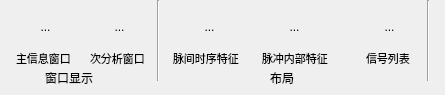
     <widget class="QWidget" name="tab_4">
      <attribute name="title">
       <string>视图</string>
      </attribute>
      <widget class="Line" name="line_11">
       <property name="geometry">
        <rect>
         <x>150</x>
         <y>0</y>
         <width>16</width>
         <height>81</height>
        </rect>
       </property>
       <property name="orientation">
        <enum>Qt::Vertical</enum>
       </property>
      </widget>
      <widget class="Line" name="line_12">
       <property name="geometry">
        <rect>
         <x>420</x>
         <y>0</y>
         <width>16</width>
         <height>81</height>
        </rect>
       </property>
       <property name="orientation">
        <enum>Qt::Vertical</enum>
       </property>
      </widget>
      <widget class="QLabel" name="label_15">
       <property name="geometry">
        <rect>
         <x>45</x>
         <y>70</y>
         <width>72</width>
         <height>15</height>
        </rect>
       </property>
       <property name="text">
        <string>窗口显示</string>
       </property>
      </widget>
      <widget class="QLabel" name="label_16">
       <property name="geometry">
        <rect>
         <x>270</x>
         <y>70</y>
         <width>41</width>
         <height>16</height>
        </rect>
       </property>
       <property name="text">
        <string>布局</string>
       </property>
      </widget>
      <widget class="QToolButton" name="toolButton_cfxc">
       <property name="geometry">
        <rect>
         <x>100</x>
         <y>8</y>
         <width>39</width>
         <height>38</height>
        </rect>
       </property>
       <property name="text">
        <string>...</string>
       </property>
       <property name="icon">
        <iconset resource="res.qrc">
         <normaloff>:/new/icon/images/cifenxichuang.png</normaloff>:/new/icon/images/cifenxichuang.png</iconset>
       </property>
       <property name="iconSize">
        <size>
         <width>32</width>
         <height>32</height>
        </size>
       </property>
       <property name="autoRaise">
        <bool>true</bool>
       </property>
      </widget>
      <widget class="QToolButton" name="toolButton_zfxc">
       <property name="geometry">
        <rect>
         <x>26</x>
         <y>8</y>
         <width>39</width>
         <height>38</height>
        </rect>
       </property>
       <property name="text">
        <string>...</string>
       </property>
       <property name="icon">
        <iconset resource="res.qrc">
         <normaloff>:/new/icon/images/zhuxinxichuang.png</normaloff>:/new/icon/images/zhuxinxichuang.png</iconset>
       </property>
       <property name="iconSize">
        <size>
         <width>32</width>
         <height>32</height>
        </size>
       </property>
       <property name="autoRaise">
        <bool>true</bool>
       </property>
      </widget>
      <widget class="QToolButton" name="toolButton_InternalPulseWindow">
       <property name="geometry">
        <rect>
         <x>275</x>
         <y>8</y>
         <width>39</width>
         <height>38</height>
        </rect>
       </property>
       <property name="text">
        <string>...</string>
       </property>
       <property name="icon">
        <iconset resource="res.qrc">
         <normaloff>:/new/icon/images/bangzhu.png</normaloff>:/new/icon/images/bangzhu.png</iconset>
       </property>
       <property name="iconSize">
        <size>
         <width>32</width>
         <height>32</height>
        </size>
       </property>
       <property name="autoRaise">
        <bool>true</bool>
       </property>
      </widget>
      <widget class="QToolButton" name="toolButton_PulseWindow">
       <property name="geometry">
        <rect>
         <x>190</x>
         <y>8</y>
         <width>39</width>
         <height>38</height>
        </rect>
       </property>
       <property name="text">
        <string>...</string>
       </property>
       <property name="icon">
        <iconset resource="res.qrc">
         <normaloff>:/new/icon/images/bangzhu.png</normaloff>:/new/icon/images/bangzhu.png</iconset>
       </property>
       <property name="iconSize">
        <size>
         <width>32</width>
         <height>32</height>
        </size>
       </property>
       <property name="autoRaise">
        <bool>true</bool>
       </property>
      </widget>
      <widget class="QToolButton" name="toolButton_Impulse_Clustering">
       <property name="geometry">
        <rect>
         <x>370</x>
         <y>8</y>
         <width>39</width>
         <height>38</height>
        </rect>
       </property>
       <property name="text">
        <string>...</string>
       </property>
       <property name="icon">
        <iconset resource="res.qrc">
         <normaloff>:/new/icon/images/bangzhu.png</normaloff>:/new/icon/images/bangzhu.png</iconset>
       </property>
       <property name="iconSize">
        <size>
         <width>32</width>
         <height>32</height>
        </size>
       </property>
       <property name="autoRaise">
        <bool>true</bool>
       </property>
      </widget>
      <widget class="QLabel" name="label_43">
       <property name="geometry">
        <rect>
         <x>16</x>
         <y>50</y>
         <width>61</width>
         <height>16</height>
        </rect>
       </property>
       <property name="font">
        <font>
         <family>Adobe Devanagari</family>
         <pointsize>8</pointsize>
        </font>
       </property>
       <property name="text">
        <string>主信息窗口</string>
       </property>
      </widget>
      <widget class="QLabel" name="label_44">
       <property name="geometry">
        <rect>
         <x>90</x>
         <y>50</y>
         <width>61</width>
         <height>16</height>
        </rect>
       </property>
       <property name="font">
        <font>
         <family>Adobe Devanagari</family>
         <pointsize>8</pointsize>
        </font>
       </property>
       <property name="text">
        <string>次分析窗口</string>
       </property>
      </widget>
      <widget class="QLabel" name="label_45">
       <property name="geometry">
        <rect>
         <x>173</x>
         <y>50</y>
         <width>71</width>
         <height>16</height>
        </rect>
       </property>
       <property name="font">
        <font>
         <family>Adobe Devanagari</family>
         <pointsize>8</pointsize>
        </font>
       </property>
       <property name="text">
        <string>脉间时序特征</string>
       </property>
      </widget>
      <widget class="QLabel" name="label_46">
       <property name="geometry">
        <rect>
         <x>262</x>
         <y>50</y>
         <width>71</width>
         <height>16</height>
        </rect>
       </property>
       <property name="font">
        <font>
         <family>Adobe Devanagari</family>
         <pointsize>8</pointsize>
        </font>
       </property>
       <property name="text">
        <string>脉冲内部特征</string>
       </property>
      </widget>
      <widget class="QLabel" name="label_47">
       <property name="geometry">
        <rect>
         <x>366</x>
         <y>50</y>
         <width>51</width>
         <height>16</height>
        </rect>
       </property>
       <property name="font">
        <font>
         <family>Adobe Devanagari</family>
         <pointsize>8</pointsize>
        </font>
       </property>
       <property name="text">
        <string>信号列表</string>
       </property>
      </widget>
     </widget>
